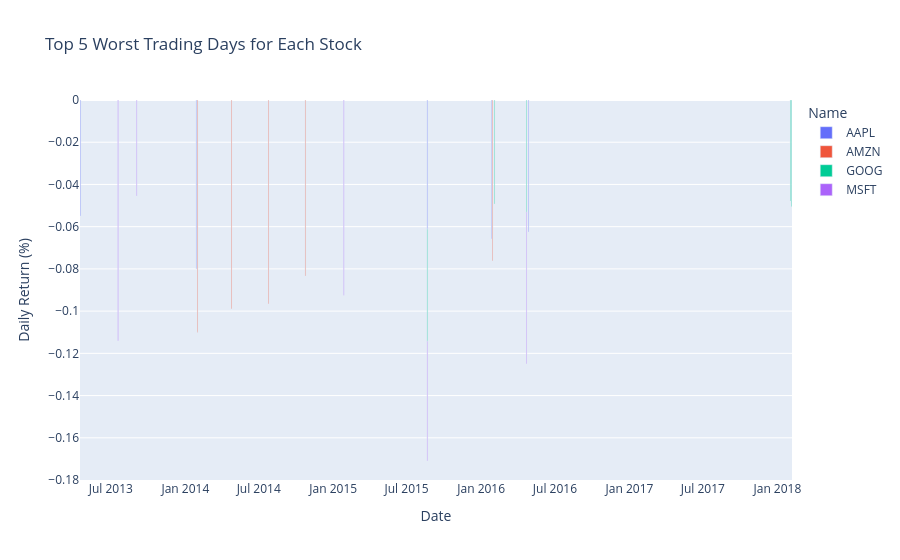

Here is the notebook cell this chart was saved with:
### Code cell
px.bar( 
       worst_days, 
       x='date', 
       y='daily_return', 
       color='Name', 
       title='Top 5 Worst Trading Days for Each Stock',
       labels={
           'date': 'Date', 
           'daily_return': 'Daily Return (%)'
       },
       hover_data=['close']
       )

### Figure 1 — Plotly figure (JSON) as saved in the notebook; plotly's stock layout.template omitted (floating-point values rounded to 4 significant figures)
{"data": [{"customdata": [[72.36], [93.42], [97.82], [105.8], [57.54]], "hovertemplate": "Name=AAPL<br>Date=%{x}<br>Daily Return (%)=%{y}<br>close=%{customdata[0]}<extra></extra>", "legendgroup": "AAPL", "marker": {"color": "#636efa", "pattern": {"shape": ""}}, "name": "AAPL", "orientation": "v", "showlegend": true, "textposition": "auto", "type": "bar", "x": ["2014-01-28T00:00:00.000000000", "2016-01-27T00:00:00.000000000", "2016-04-27T00:00:00.000000000", "2015-08-21T00:00:00.000000000", "2013-04-17T00:00:00.000000000"], "xaxis": "x", "y": [-0.07993, -0.06571, -0.06258, -0.06116, -0.05499], "yaxis": "y"}, {"customdata": [[358.7], [303.8], [324.0], [287.1], [587.0]], "hovertemplate": "Name=AMZN<br>Date=%{x}<br>Daily Return (%)=%{y}<br>close=%{customdata[0]}<extra></extra>", "legendgroup": "AMZN", "marker": {"color": "#EF553B", "pattern": {"shape": ""}}, "name": "AMZN", "orientation": "v", "showlegend": true, "textposition": "auto", "type": "bar", "x": ["2014-01-31T00:00:00.000000000", "2014-04-25T00:00:00.000000000", "2014-07-25T00:00:00.000000000", "2014-10-24T00:00:00.000000000", "2016-01-29T00:00:00.000000000"], "xaxis": "x", "y": [-0.11, -0.09883, -0.09648, -0.0834, -0.0761], "yaxis": "y"}, {"customdata": [[718.8], [612.5], [1056.0], [727.0], [1112.0]], "hovertemplate": "Name=GOOG<br>Date=%{x}<br>Daily Return (%)=%{y}<br>close=%{customdata[0]}<extra></extra>", "legendgroup": "GOOG", "marker": {"color": "#00cc96", "pattern": {"shape": ""}}, "name": "GOOG", "orientation": "v", "showlegend": true, "textposition": "auto", "type": "bar", "x": ["2016-04-22T00:00:00.000000000", "2015-08-21T00:00:00.000000000", "2018-02-05T00:00:00.000000000", "2016-02-03T00:00:00.000000000", "2018-02-02T00:00:00.000000000"], "xaxis": "x", "y": [-0.05318, -0.05311, -0.05045, -0.0493, -0.04779], "yaxis": "y"}, {"customdata": [[31.4], [42.66], [51.78], [43.07], [31.88]], "hovertemplate": "Name=MSFT<br>Date=%{x}<br>Daily Return (%)=%{y}<br>close=%{customdata[0]}<extra></extra>", "legendgroup": "MSFT", "marker": {"color": "#ab63fa", "pattern": {"shape": ""}}, "name": "MSFT", "orientation": "v", "showlegend": true, "textposition": "auto", "type": "bar", "x": ["2013-07-19T00:00:00.000000000", "2015-01-27T00:00:00.000000000", "2016-04-22T00:00:00.000000000", "2015-08-21T00:00:00.000000000", "2013-09-03T00:00:00.000000000"], "xaxis": "x", "y": [-0.114, -0.09253, -0.07171, -0.05672, -0.04551], "yaxis": "y"}], "layout": {"barmode": "relative", "legend": {"title": {"text": "Name"}, "tracegroupgap": 0}, "title": {"text": "Top 5 Worst Trading Days for Each Stock"}, "xaxis": {"anchor": "y", "domain": [0, 1], "title": {"text": "Date"}}, "yaxis": {"anchor": "x", "domain": [0, 1], "title": {"text": "Daily Return (%)"}}}}
